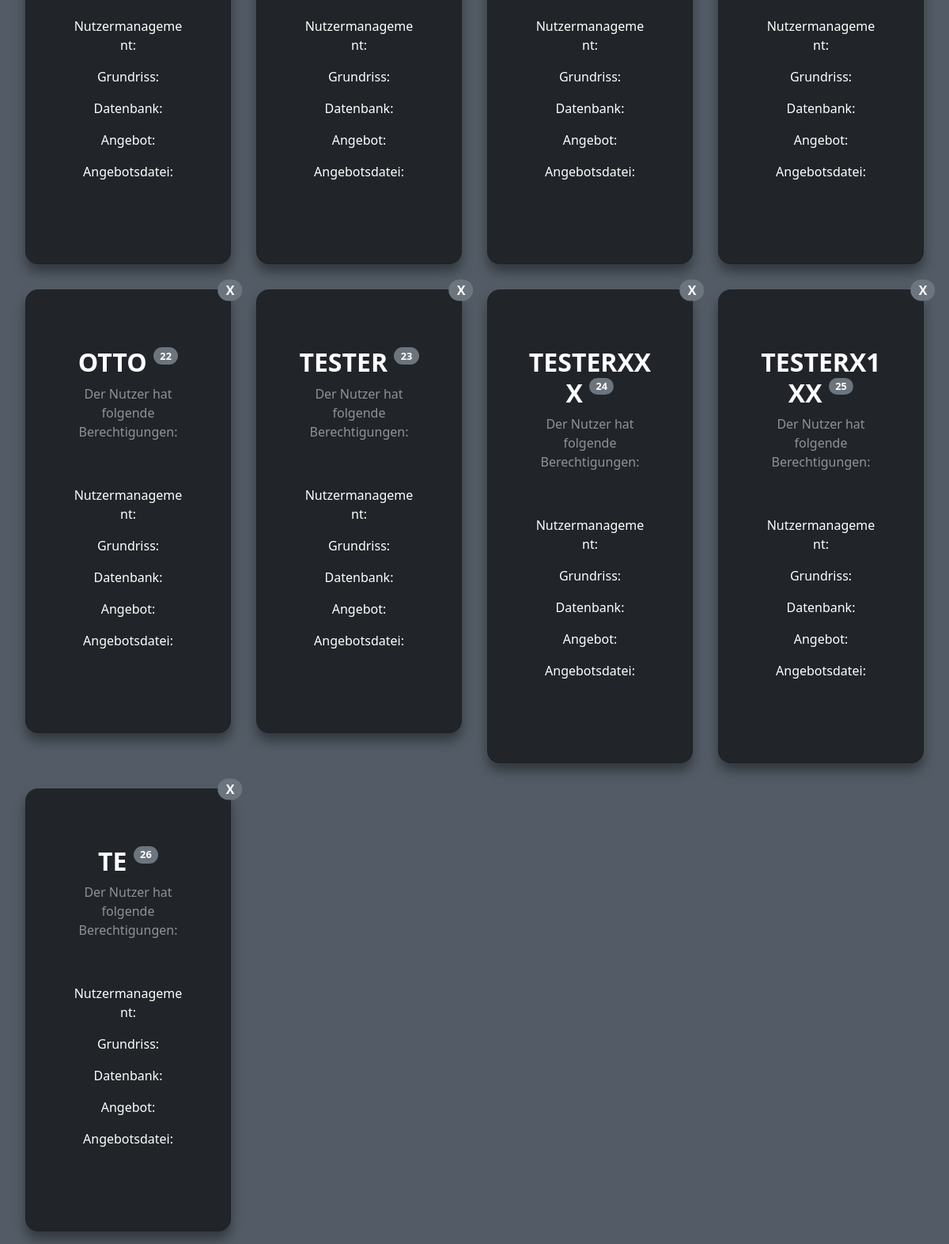
Before: /list-employee/ (lower part) with the older database file.
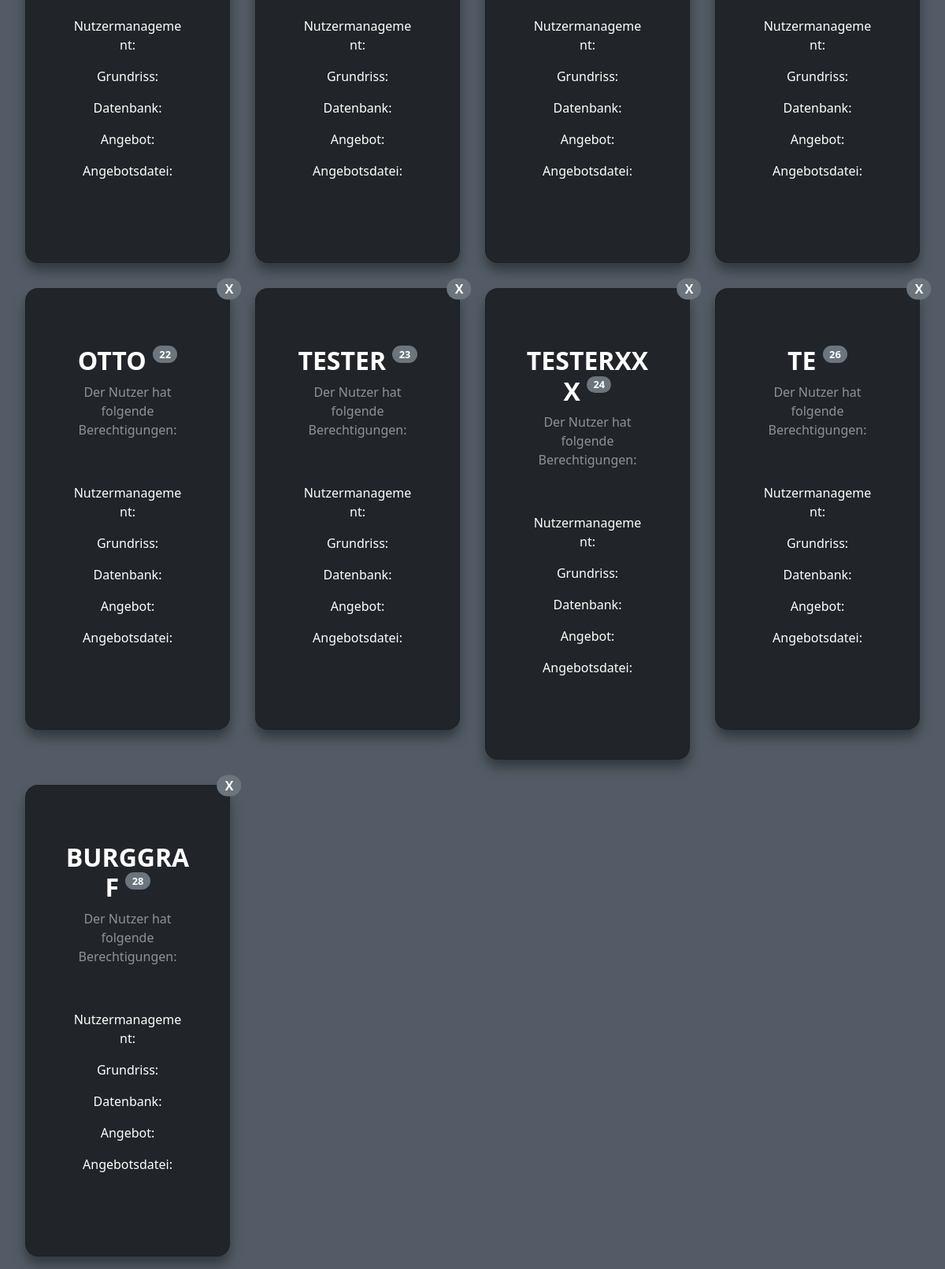
After: the same page with the newer database file.
### usermanagement/models.py (models this page shows, shortened)
class Employee(User):
    perm_usermanagement = models.BooleanField(default=False)  # type:ignore
    perm_layout = models.BooleanField(default=False)  # type:ignore
    perm_database = models.BooleanField(default=False)  # type:ignore
    perm_offer = models.BooleanField(default=False)  # type:ignore
    perm_offer_file = models.BooleanField(default=False)  # type:ignore

### usermanagement/views.py (the view)
class ListEmployee(View):
    def get(self, request: HttpRequest) -> HttpResponse:
        all_employee = Employee.objects.all()
        employ = get_employee(request)
        return render(
            request,
            "usermanagement/list_employee.html",
            {"employees": all_employee, "employ": employ},
        )

### usermanagement/views.py (called while the page is built)
def get_employee(request: HttpRequest) -> Optional[Employee]:
    if request.user.is_authenticated:
        employ: Employee = Employee.objects.get(
            username=request.user.username  # type: ignore
        )
        return employ
    return None

### usermanagement/templates/usermanagement/list_employee.html (shortened to what this page needs)
{% extends "usermanagement/index.html" %}
{% load static %}
{% block css %}
<link rel="stylesheet" href="{% static 'css/styleList.css' %}">
{% endblock %}
{% load bootstrap_icons %}
{% block content %}
<div class="row mx-3" id="mycard">
    {% for item in employees %}
    <div class="col-sm-6 w-25 p-3">
        <div class="card bg-dark text-white" style="border-radius: 1rem; box-shadow: 0 10px 15px 0 rgba(0,0,0,0.4);"
            id="card">
            <span class="position-absolute top-0 start-100 translate-middle badge rounded-pill bg-secondary"
                data-bs-toggle="modal" data-bs-target="#deleteModal{{item}}" style="cursor: pointer; font-size:1em">
                X
            </span>
            <div class="card-body p-5 text-center">
                <div class="mb-md-5 mt-md-4">
                    <h2 class="fw-bold mb-2 text-uppercase">
                        {{item.username}}
                        <span class="badge rounded-pill bg-secondary" style="font-size:0.4em; vertical-align:top">
                            {{item.pk}}
                        </span>
                    </h2>
                    <p class="text-white-50 mb-5">Der Nutzer hat folgende Berechtigungen:</p>
                    <div class="p-2">
                        {% if item.perm_usermanagement %}
                        Nutzermanagement: {% bs_icon 'shield-check' color='white' size='1.5em' %}
                        {% else %}
                        Nutzermanagement: {% bs_icon 'shield-x' color='white' size='1.5em' %}
                        {% endif %}
                    </div>
                    <div class="p-2">
                        {% if item.perm_layout %}
                        Grundriss: {% bs_icon 'shield-check' color='white' size='1.5em' %}
                        {% else %}
                        Grundriss: {% bs_icon 'shield-x' color='white' size='1.5em' %}
                        {% endif %}
                    </div>
                    <div class="p-2">
                        {% if item.perm_database %}
                        Datenbank: {% bs_icon 'shield-check' color='white' size='1.5em' %}
                        {% else %}
                        Datenbank: {% bs_icon 'shield-x' color='white' size='1.5em' %}
                        {% endif %}
                    </div>
                    <div class="p-2">
                        {% if item.perm_offer %}
                        Angebot: {% bs_icon 'shield-check' color='white' size='1.5em' %}
                        {% else %}
                        Angebot: {% bs_icon 'shield-x' color='white' size='1.5em' %}
                        {% endif %}
                    </div>
                    <div class="p-2">
                        {% if item.perm_offer_file %}
                        Angebotsdatei: {% bs_icon 'shield-check' color='white' size='1.5em' %}
                        {% else %}
                        Angebotsdatei: {% bs_icon 'shield-x' color='white' size='1.5em' %}
                        {% endif %}
                    </div>
                </div>
            </div>
        </div>
    </div>
    {% endfor %}
</div>
{% endblock %}

Changed rows visible on the page:
removed Employee: username "TESTERX1XX", pk "25", shows "Nutzermanagement:", shows "Grundriss:", shows "Datenbank:", shows "Angebot:", shows "Angebotsdatei:"
added Employee: username "BURGGRAF", pk "28", shows "Nutzermanagement:", shows "Grundriss:", shows "Datenbank:", shows "Angebot:", shows "Angebotsdatei:"
